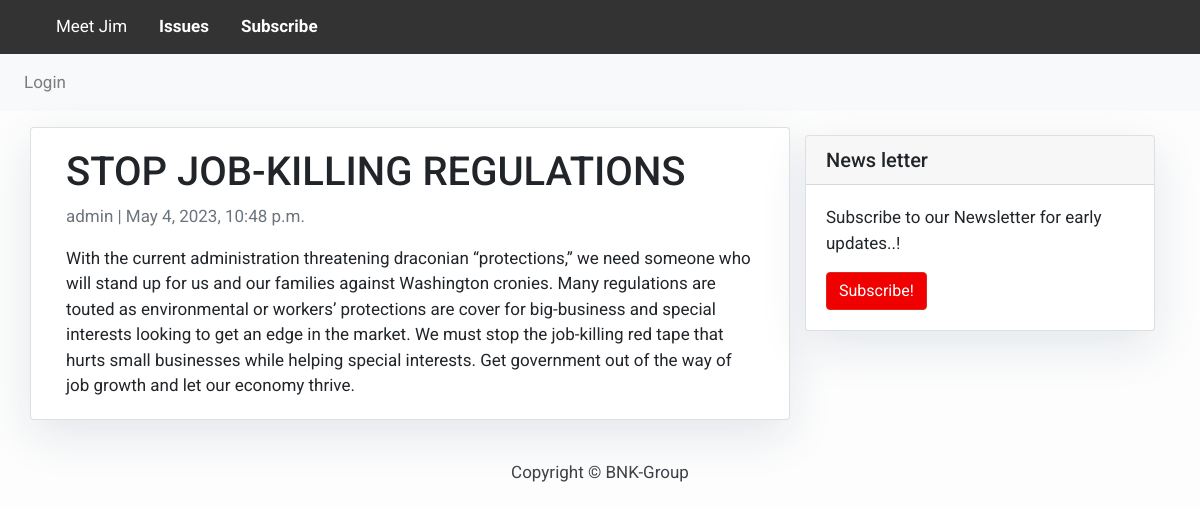
Screenshot of /stop-job-killing-regulations/ with the database file from the repository.
### blog/models.py (models this page shows, shortened)
class Post(models.Model):
    title = models.CharField(max_length=200, unique=True)
    slug = models.SlugField(max_length=200, unique=True)
    author = models.ForeignKey(User, on_delete=models.CASCADE, related_name='blog_posts')
    updated_on = models.DateTimeField(auto_now=True)
    content = models.TextField()
    created_on = models.DateTimeField(auto_now_add=True)
    status = models.IntegerField(choices=STATUS, default=0)
    class Meta:
        ordering = ['-created_on']

### blog/views.py (the view)
# urls.py: path('<slug:slug>/', views.PostDetail.as_view(), name='post_detail'),
class PostDetail(generic.DetailView):
    model = Post
    template_name = 'post_detail.html'

### blog/templates/post_detail.html
{% extends 'base.html' %}
{% block content %}
<div class="container">
  <div class="row">
    <div class="col-md-8 card mb-4  mt-3 left  top">
      <div class="card-body">
        <h1>{% block title %} {{ object.title }} {% endblock title %}</h1>
        <p class=" text-muted">{{ post.author }} | {{ post.created_on }}</p>
        <p class="card-text ">{{ object.content | safe }}</p>
      </div>
    </div>
    {% block sidebar %} {% include 'sidebar.html' %} {% endblock sidebar %}
  </div>
</div>
{% endblock content %}

### blog/templates/base.html (style rules this page uses)
body { font-family: "Roboto", sans-serif; font-size: 17px; background-color: #fdfdfd; }

### blog/templates/sidebar.html (style rules this page uses)
.card { box-shadow: 0 16px 48px #E3E7EB; }

### rows the page displays
Post: title "STOP JOB-KILLING REGULATIONS", author "admin", created_on "May 4, 2023, 10:48 p.m.", content "With the current administration threatening draconian “protections,” we need someone who will stand up for us and our families against Washington cronies. Many regulations are touted as environmental or workers’ protections are cover for big-business and special interests looking to get an edge in the market. We must stop the job-killing red tape that hurts small businesses while helping special interests. Get government out of the way of job growth and let our economy thrive."
